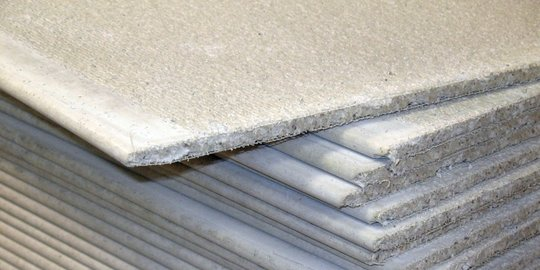
%> input picture Asbes/a1.jpg, 540 x 270 px
$ octave tanpagui.m   (GNU Octave 9; MATLAB toolbox functions it lacks are replaced by stand-ins)
%> lines starting %> are read from the running program, lines starting %| are printed output that depends on the picture
features =[]
[filename, pathname] = uigetfile({'*.*';'*.bmp';'*.jpg';'*.gif'});
%> the answer given: a1.jpg
Input = imread([pathname,filename]);
%> Input is the input picture: size 270x540x3 uint8; mean R, G, B 168.1, 165.5, 160.2
gray = rgb2gray(Input)
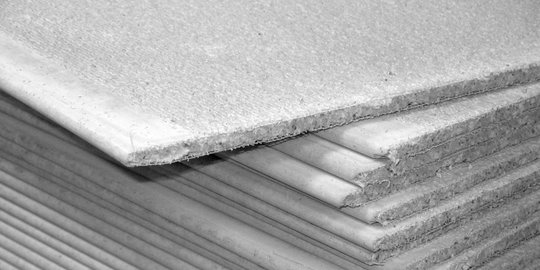
%> gray: size 270x540 uint8; min 0, max 255, mean 165.7
glcm = graycomatrix(gray)
%> glcm = [207 81 2 1 0 0 0 0; 72 1467 245 20 2 0 0 0; 6 220 3156 1704 72 0 0 0; 5 25 1664 24817 3589 64 1 0; 1 10 86 3584 21299 2189 16 0; 0 1 3 81 2198 18906 3434 4; 0 0 1 2 41 3447 39620 1911; 0 0 0 0 0 12 1918 9346]
stats = graycoprops(glcm,'Contrast Correlation Energy Homogeneity');
%> stats = {Contrast 0.194}
Contrast = stats.Contrast;
%> Contrast = 0.194
%> (the run ends here)

$ run again, on Asbes/a13.jpg
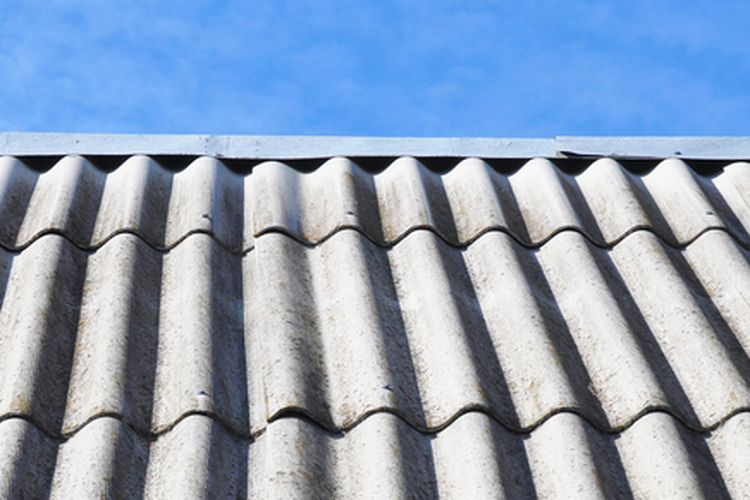
%> input picture Asbes/a13.jpg, 750 x 500 px
%> Input is the input picture: size 500x750x3 uint8; mean R, G, B 144.6, 162.6, 186.3
%> `gray = rgb2gray(Input)`:
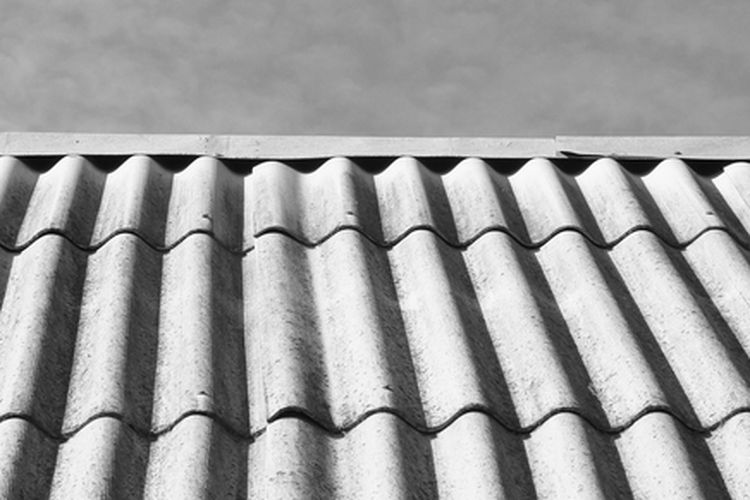
%> gray: size 500x750 uint8; min 0, max 255, mean 159.9
%> glcm = [6102 725 40 2 0 0 0 0; 759 27474 5730 435 30 0 0 0; 9 6212 31234 2295 942 55 0 0; 0 37 3613 8192 1576 946 70 1; 0 0 69 3422 83711 2882 619 20; 0 0 4 86 4518 36245 3728 240; 0 0 0 2 57 4567 49411 7582; 0 0 0 0 0 17 7826 73015]
%> stats = {Contrast 0.19}
%> Contrast = 0.19
